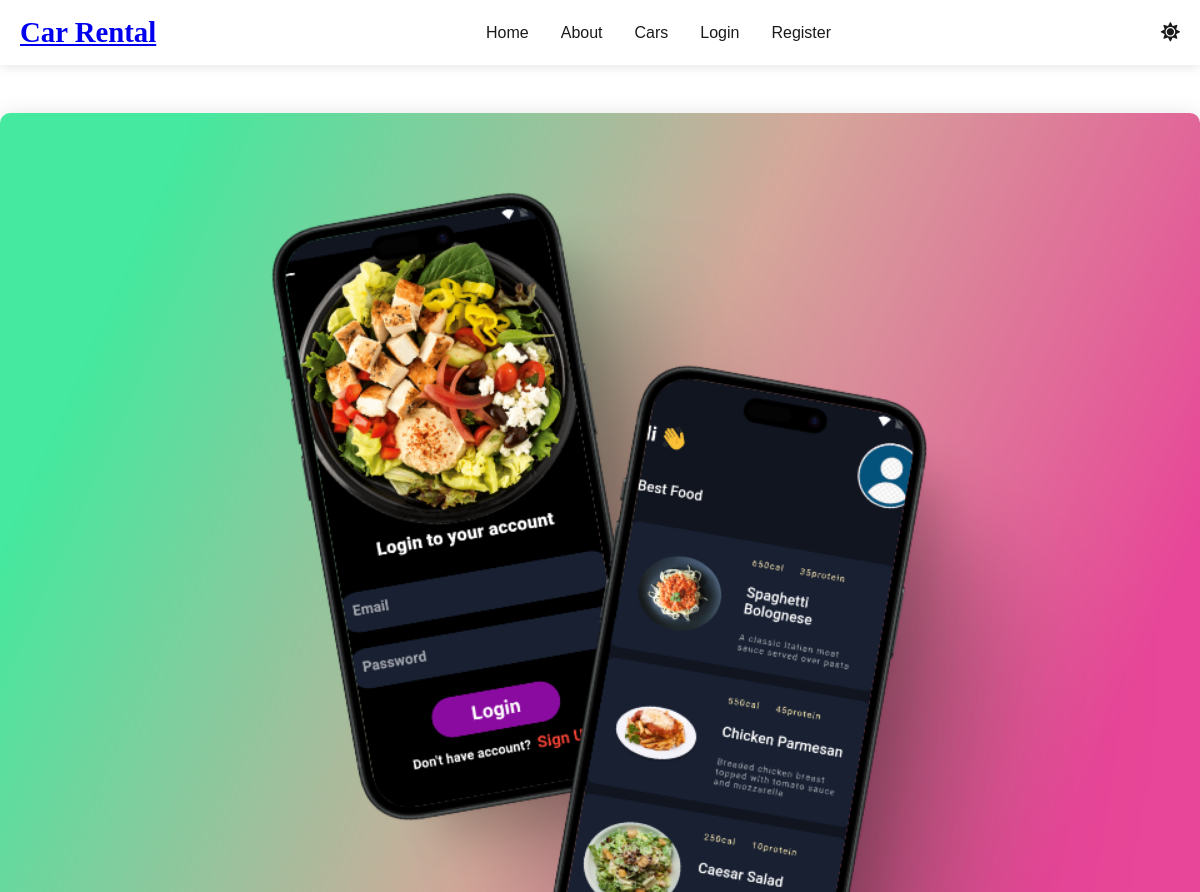
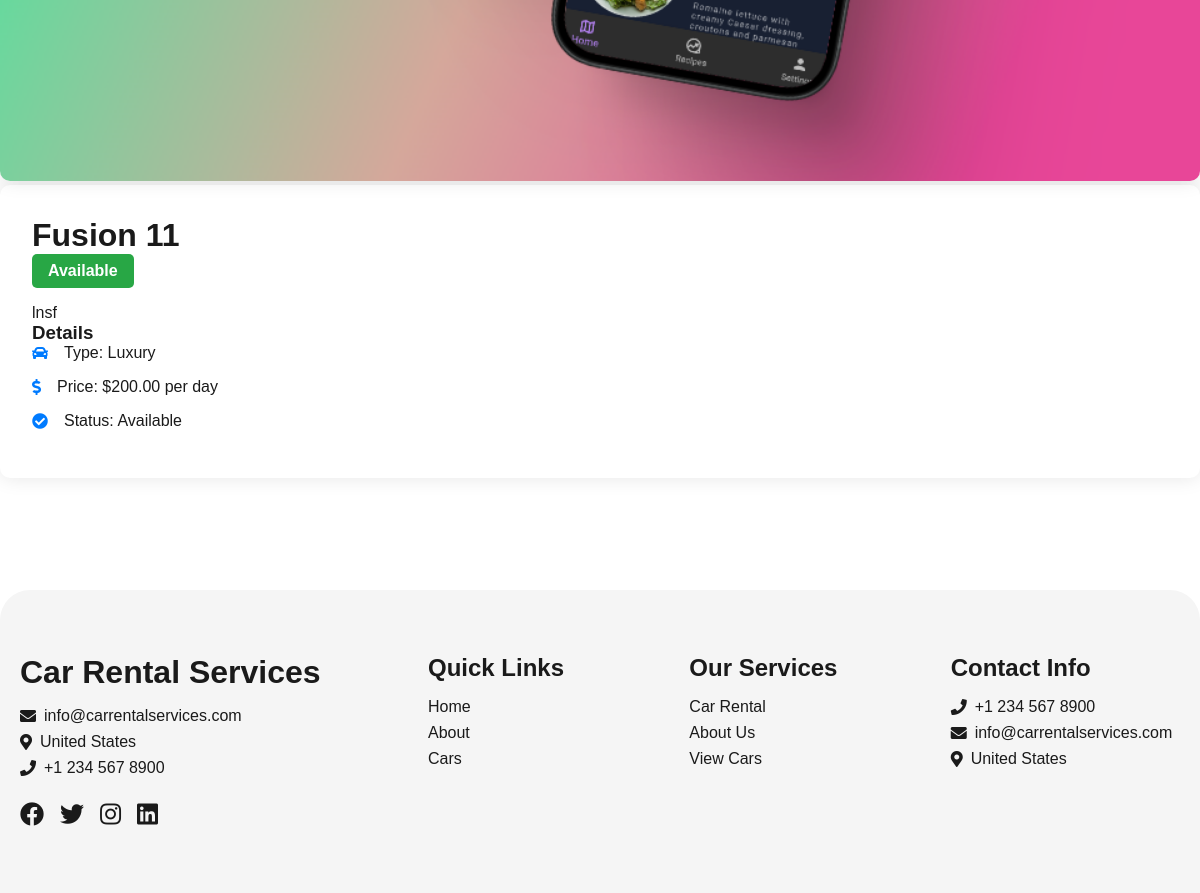
The app's page /car/2/ with its own data (2 pictures, top to bottom).
### myapp/models.py (models this page shows, shortened)
class Car(models.Model):
    CAR_TYPES = (
        ('luxury', 'Luxury'),
        ('sports', 'Sports'),
        ('suv', 'SUV'),
        ('sedan', 'Sedan'),
    )
    name = models.CharField(max_length=200)
    car_type = models.CharField(max_length=20, choices=CAR_TYPES)
    description = models.TextField()
    price_per_day = models.DecimalField(max_digits=10, decimal_places=2)
    image = models.ImageField(upload_to='car_images/')
    is_available = models.BooleanField(default=True)
    created_at = models.DateTimeField(auto_now_add=True)
    updated_at = models.DateTimeField(auto_now=True)
    class Meta:
        verbose_name = 'Car'
        verbose_name_plural = 'Cars'
        ordering = ['-created_at']

### myapp/views.py (the view)
# urls.py: path('car/<int:car_id>/', views.car_detail, name='car_detail'),
def car_detail(request, car_id):
    car = get_object_or_404(Car, id=car_id)
    return render(request, 'myapp/car_detail.html', {'car': car})

### templates/myapp/car_detail.html (shortened to what this page needs)
{% extends 'myapp/base.html' %}
{% load static %}
{% block content %}
<div class="container car-detail">
    <div class="row">
        <div class="col-md-6" data-aos="fade-right">
            <img src="{{ car.image.url }}" alt="{{ car.name }}" class="car-image">
        </div>
        <div class="col-md-6" data-aos="fade-left">
            <div class="car-info">
                <h1>{{ car.name }}</h1>
                <span class="status-badge {% if car.is_available %}status-available{% else %}status-unavailable{% endif %}">
                    {% if car.is_available %}Available{% else %}Not Available{% endif %}
                </span>
                <p class="lead">{{ car.description }}</p>
                <h3>Details</h3>
                <ul class="car-features">
                    <li><i class="fas fa-car"></i> Type: {{ car.get_car_type_display }}</li>
                    <li><i class="fas fa-dollar-sign"></i> Price: ${{ car.price_per_day }} per day</li>
                    <li><i class="fas fa-check-circle"></i> Status: {% if car.is_available %}Available{% else %}Not Available{% endif %}</li>
                </ul>
            </div>
        </div>
    </div>
</div>
{% endblock %}

### static/css/style.css (style rules this page uses)
:root { --primary-color: #ffc727; --dark-color: #1a1a1a; --light-color: #ffffff; --gray-color: #f5f5f5; --dark-gray: #808080; }
* { margin: 0; padding: 0; box-sizing: border-box; font-family: 'Arial', sans-serif; }
html { scroll-behavior: smooth; }
body { background-color: var(--light-color); color: var(--dark-color); transition: background-color 0.3s, color 0.3s; }
.container { max-width: 1200px; margin: 0 auto; padding: 0 20px; }
.car-image { height: 120px; width: 100%; object-fit: contain; transition: transform 0.7s ease; }

### templates/myapp/car_detail.html (style rules this page uses)
.car-detail { padding: 3rem 0; }
.car-image { width: 100%; height: auto; border-radius: 10px; box-shadow: 0 0 20px rgba(0,0,0,0.1); }
.car-info { padding: 2rem; background: #fff; border-radius: 10px; box-shadow: 0 0 20px rgba(0,0,0,0.1); }
.car-features { list-style: none; padding: 0; }
.car-features li { margin-bottom: 1rem; display: flex; align-items: center; }
.car-features i { margin-right: 1rem; color: #007bff; }
.status-badge { display: inline-block; padding: 0.5rem 1rem; border-radius: 5px; font-weight: bold; margin-bottom: 1rem; }
.status-available { background: #28a745; color: white; }

### records on screen
Car: image (picture), name "Fusion 11", description "lnsf", car_type "Luxury", price_per_day "200.00"
